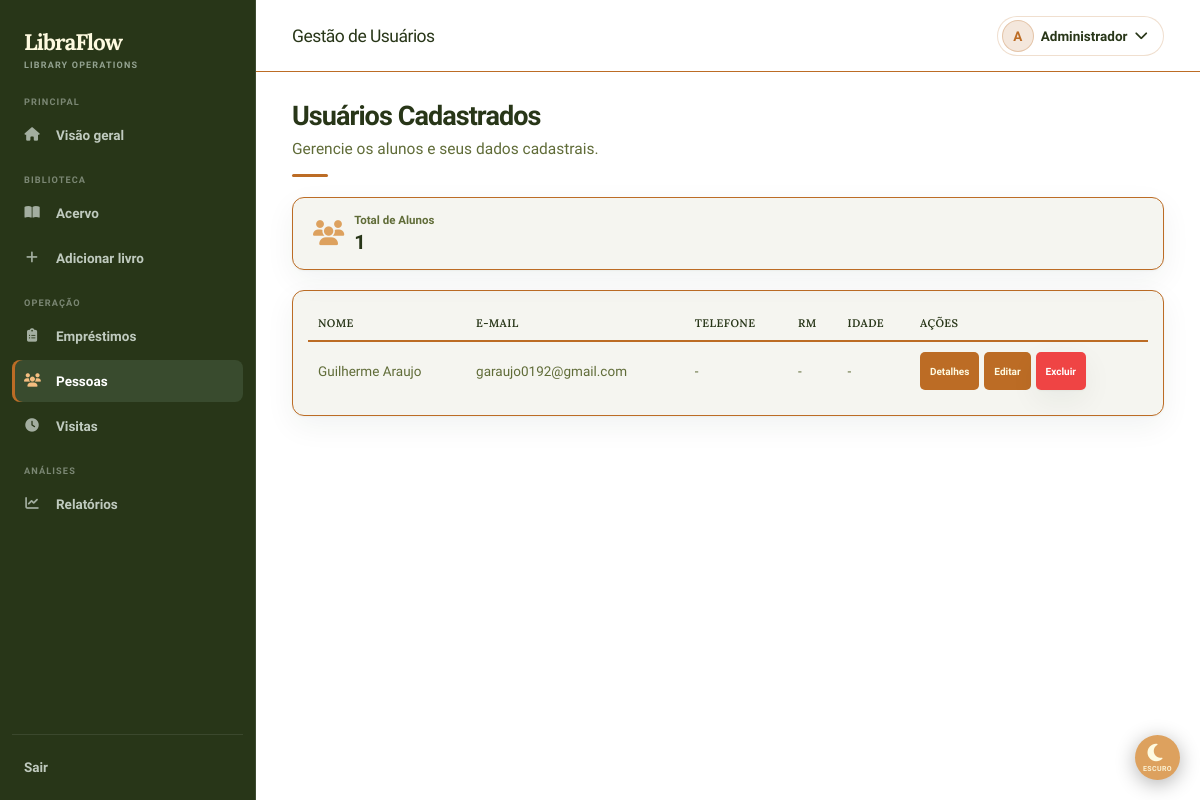
The page /public/admin/usuarios.php (signed in) on the database its author committed.
### tables this page shows
CREATE TABLE `usuarios` (
  `id` int(11) NOT NULL,
  `nome` varchar(100) NOT NULL,
  `email` varchar(150) NOT NULL,
  `telefone` varchar(20) DEFAULT NULL,
  `rm` varchar(30) DEFAULT NULL,
  `endereco` varchar(255) DEFAULT NULL,
  `idade` int(11) DEFAULT NULL,
  `senha` varchar(255) NOT NULL,
  `tipo` char(1) NOT NULL DEFAULT 'A' COMMENT 'A=Aluno D=Admin',
  `criado_em` datetime NOT NULL DEFAULT current_timestamp()
);

### public/admin/usuarios.php (the view, shortened to what this page needs)
<?php
require $_SERVER['DOCUMENT_ROOT'] . '/LibraFlow/app/config/conexao.php';
$erro = '';
try {
    $stmt = $conn->query("
        SELECT id, nome, email, telefone, rm, endereco, idade, criado_em
        FROM usuarios
        WHERE tipo = 'A'
        ORDER BY nome ASC
    ");
    $usuarios = $stmt->fetchAll();
} catch (PDOException $e) {
    $usuarios = [];
    $erro = $erro ?: 'Não foi possível carregar a lista de usuários.';
}
$totalUsuarios = count($usuarios);
?>
<!DOCTYPE html>
<html lang="pt-BR">
<head>
    <link rel="stylesheet" href="style.css">
    <link rel="stylesheet" href="darkmode-btn.css">
    <link rel="stylesheet" href="https://cdnjs.cloudflare.com/ajax/libs/font-awesome/6.5.0/css/all.min.css">
</head>
<body>
    <aside>
        <div class="logo-aside"><span>LibraFlow</span></div>
        <ul>
            <li class="nav-section">Principal</li><li><a href="/LibraFlow/public/admin/Admin.php"><i class="fas fa-house nav-icon" aria-hidden="true"></i> Visão geral</a></li>
            <li class="nav-section">Biblioteca</li><li><a href="/LibraFlow/public/admin/listar_livros.php"><i class="fas fa-book-open nav-icon" aria-hidden="true"></i> Acervo</a></li>
            <li><a href="/LibraFlow/public/admin/cadastrar_livro.php"><i class="fas fa-plus nav-icon" aria-hidden="true"></i> Adicionar livro</a></li>
            <li class="nav-section">Operação</li><li><a href="/LibraFlow/public/admin/emprestimos.php"><i class="fas fa-clipboard-list nav-icon" aria-hidden="true"></i> Empréstimos</a></li>
            <li><a href="/LibraFlow/public/admin/usuarios.php" class="ativo"><i class="fas fa-users nav-icon" aria-hidden="true"></i> Pessoas</a></li>
            <li><a href="/LibraFlow/public/admin/visitas.php"><i class="fas fa-clock nav-icon" aria-hidden="true"></i> Visitas</a></li>
            <li class="nav-section">Análises</li><li><a href="relatorios/index.php"><i class="fas fa-chart-line nav-icon" aria-hidden="true"></i> Relatórios</a></li>
            <div class="sidebar-down">
                <li><a href="/LibraFlow/public/auth/logout.php">Sair</a></li>
            </div>
        </ul>
    </aside>
    <nav>
        <div class="logo-nav"><span>Gestão de Usuários</span></div>
        <div class="right">
            <div class="admin-user-menu">
                <button type="button" class="admin-user-button" aria-expanded="false" aria-controls="adminUserMenu">
                    <span class="admin-user-avatar"><?= htmlspecialchars(substr($_SESSION['usuario_nome'], 0, 1)) ?></span>
                    <span class="admin-user-name"><?= htmlspecialchars($_SESSION['usuario_nome']) ?></span>
                    <i class="fas fa-chevron-down" aria-hidden="true"></i>
                </button>
            </div>
        </div>
    </nav>
    <header>
        <h1>Usuários Cadastrados</h1>
        <p>Gerencie os alunos e seus dados cadastrais.</p>
    </header>
    <main>
        <section class="usuarios-stats">
            <div class="stat-card">
                <div class="icon"><i class="fas fa-users" aria-hidden="true"></i></div>
                <div class="text">
                    <h3>Total de Alunos</h3>
                    <p><?= $totalUsuarios ?></p>
                </div>
            </div>
        </section>
        <section class="tabela-wrapper">
            <?php if (empty($usuarios)): ?>
                <div class="vazio">Nenhum usuário cadastrado.</div>
            <?php else: ?>
                <table>
                    <thead>
                        <tr>
                            <th>Nome</th>
                            <th>E-mail</th>
                            <th>Telefone</th>
                            <th>RM</th>
                            <th>Idade</th>
                            <th>Ações</th>
                        </tr>
                    </thead>
                    <tbody>
                        <?php foreach ($usuarios as $usuario): ?>
                            <tr>
                                <td><?= htmlspecialchars($usuario['nome']) ?></td>
                                <td><?= htmlspecialchars($usuario['email']) ?></td>
                                <td><?= htmlspecialchars($usuario['telefone'] ?: '-') ?></td>
                                <td><?= htmlspecialchars($usuario['rm'] ?: '-') ?></td>
                                <td><?= htmlspecialchars($usuario['idade'] ?: '-') ?></td>
                                <td>
                                    <div class="acoes">
                                        <a href="detalhe_aluno.php?id=<?= $usuario['id'] ?>" class="btn-tabela btn-editar">Detalhes</a>
                                        <a href="usuarios.php?acao=editar&id=<?= $usuario['id'] ?>"
                                           class="btn-tabela btn-editar">Editar</a>
                                        <form method="POST" action="usuarios.php" style="margin:0;">
                                            <button type="submit" class="btn-tabela btn-excluir" onclick="return confirm('Tem certeza que deseja excluir este usuario?');">Excluir</button>
                                        </form>
                                    </div>
                                </td>
                            </tr>
                        <?php endforeach; ?>
                    </tbody>
                </table>
            <?php endif; ?>
        </section>
    </main>
    <button id="themeToggle" class="theme-toggle-float" aria-label="Alternar tema claro/escuro">
        <span id="themeIcon"><i class="fas fa-moon" aria-hidden="true"></i></span>
        <span id="themeLabel">Escuro</span>
    </button>
</body>
</html>

### public/admin/darkmode-btn.css (style rules this page uses)
.theme-toggle-float #themeIcon { font-size: 2rem; line-height: 1; transition: transform 0.3s ease; }
.theme-toggle-float #themeLabel { font-size: 0.7rem; font-weight: 600; text-transform: uppercase; letter-spacing: 0.05em; opacity: 0.9; }
body.theme-transition-enabled { transition: background 0.4s ease, color 0.4s ease; }

### public/admin/usuarios.php (style rules this page uses)
.usuarios-stats { display: grid; grid-template-columns: repeat(auto-fit, minmax(20rem, 1fr)); gap: 1.5rem; margin-bottom: 2rem; }
.stat-card, .tabela-wrapper, .modal { background: var(--bg-card); border: 1px solid var(--border-color); color: var(--text-title); box-shadow: var(--shadow-sm); }
.stat-card { border-radius: 1.2rem; padding: 1.5rem 2rem; display: flex; align-items: center; gap: 1rem; }
.stat-card .icon { font-size: 2.5rem; color: var(--btn-primary); }
.stat-card .text h3 { font-size: 1.15rem; color: var(--text-body); margin-bottom: 0.3rem; }
.stat-card .text p { font-size: 2rem; font-weight: 800; color: var(--text-title); }
.tabela-wrapper { border-radius: 1.2rem; padding: 1.5rem; overflow-x: auto; }
table { width: 100%; border-collapse: collapse; }
thead tr { border-bottom: 2px solid var(--border-color); }
th { text-align: left; padding: 1rem; font-family: 'Lora', serif; font-size: 1.1rem; color: var(--text-title); font-weight: 600; }
td { padding: 1rem; color: var(--text-body); border-bottom: 1px solid var(--border-color); }
tbody tr:last-child td { border-bottom: none; }
.acoes { display: flex; gap: 0.5rem; }
.btn-tabela { padding: 0.5rem 1rem; border: none; border-radius: 0.5rem; font-size: 1rem; cursor: pointer; text-decoration: none; transition: all 0.2s; }
.btn-editar { background: var(--btn-primary-hover); color: var(--btn-primary-text); }
.btn-excluir { background: #EF4444; color: #FFFFFF; }

### rows shown on the page
usuarios: nome "Guilherme Araujo", email "garaujo0192@gmail.com", telefone "-", rm "-", idade "-"

### other values the page prints
substr($_SESSION['usuario_nome'], 0, 1) "A"
$_SESSION['usuario_nome'] "Administrador"
$totalUsuarios "1"
